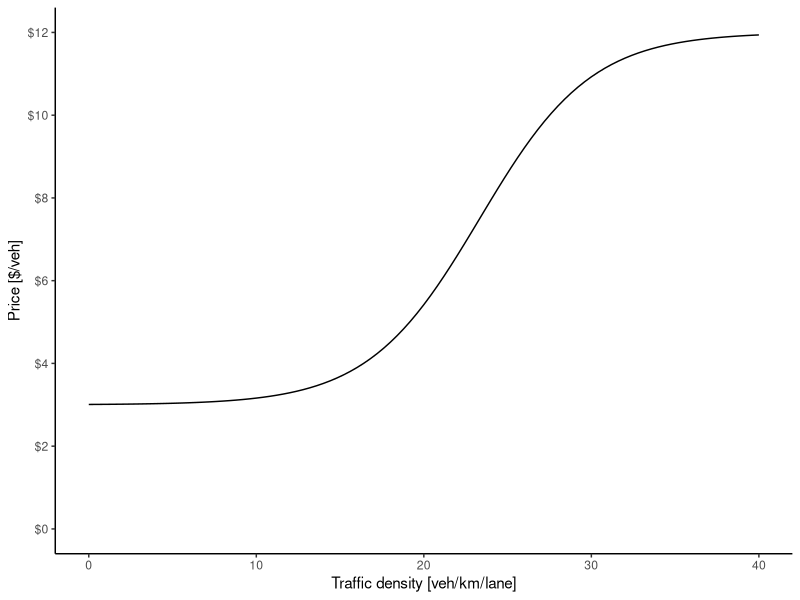
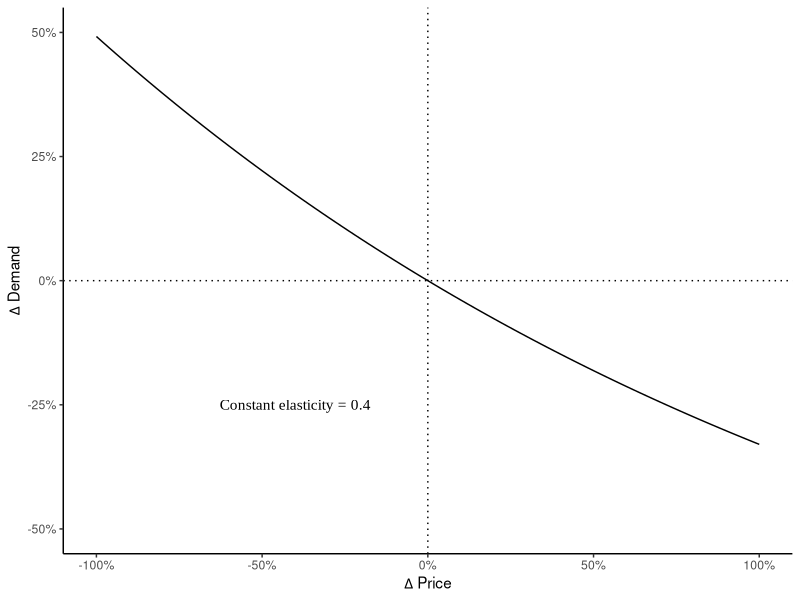
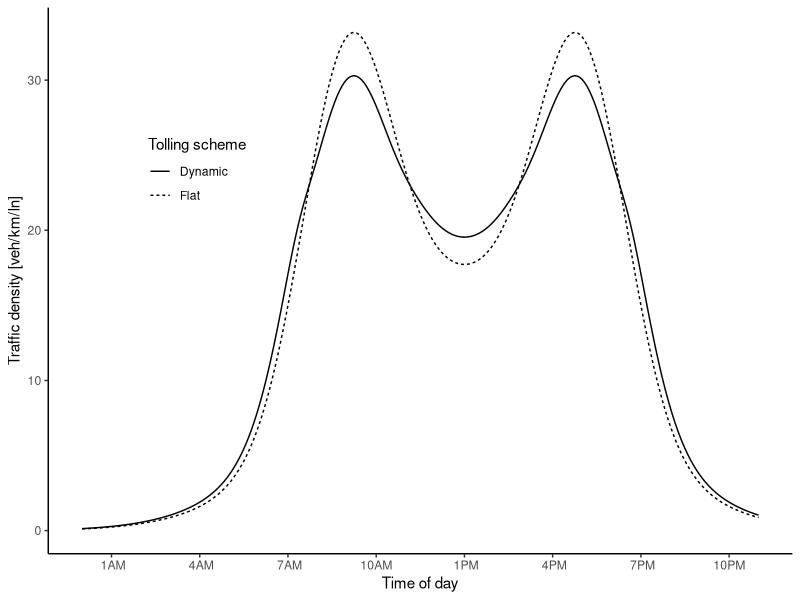
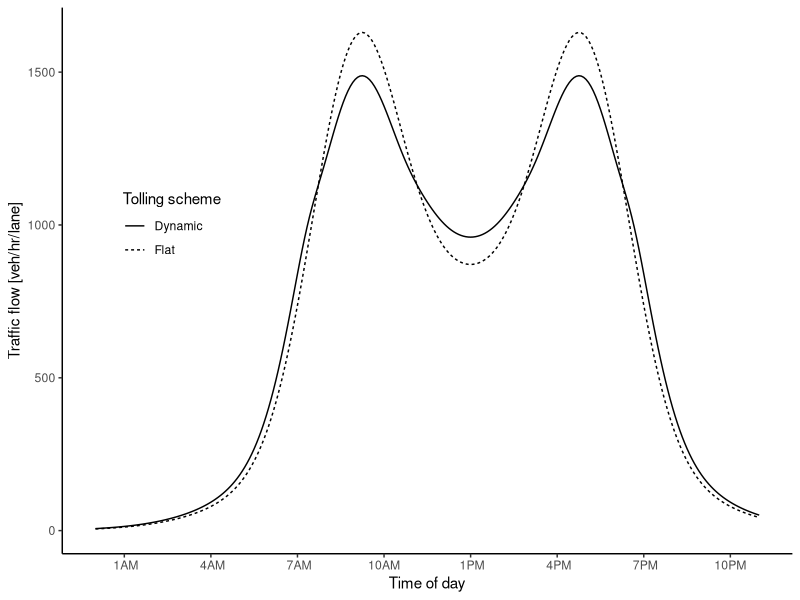
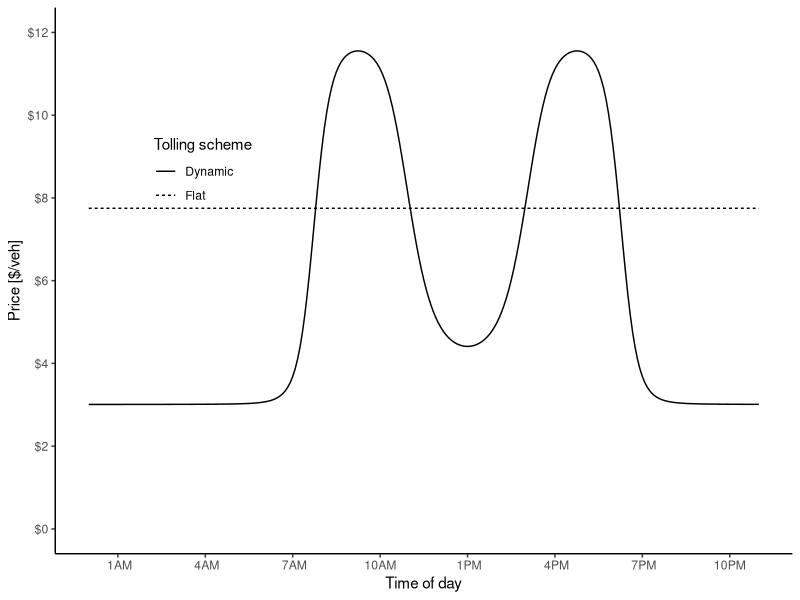
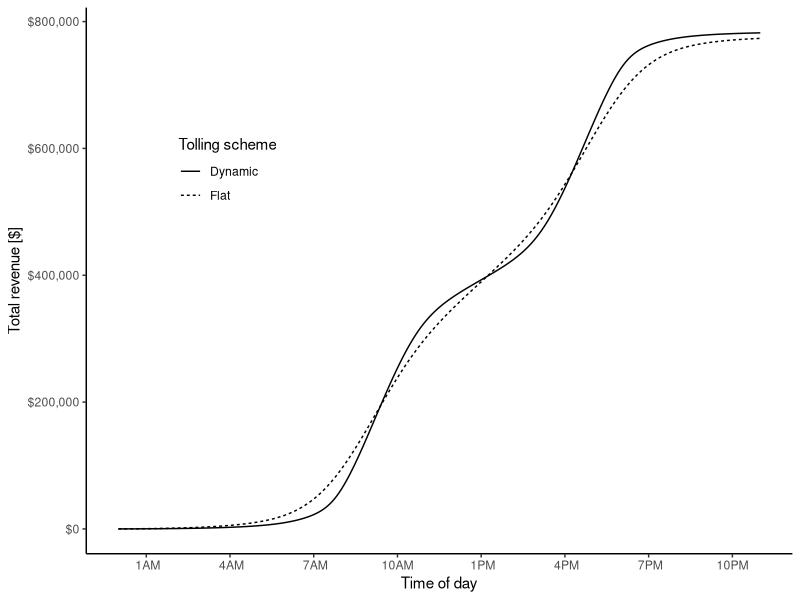
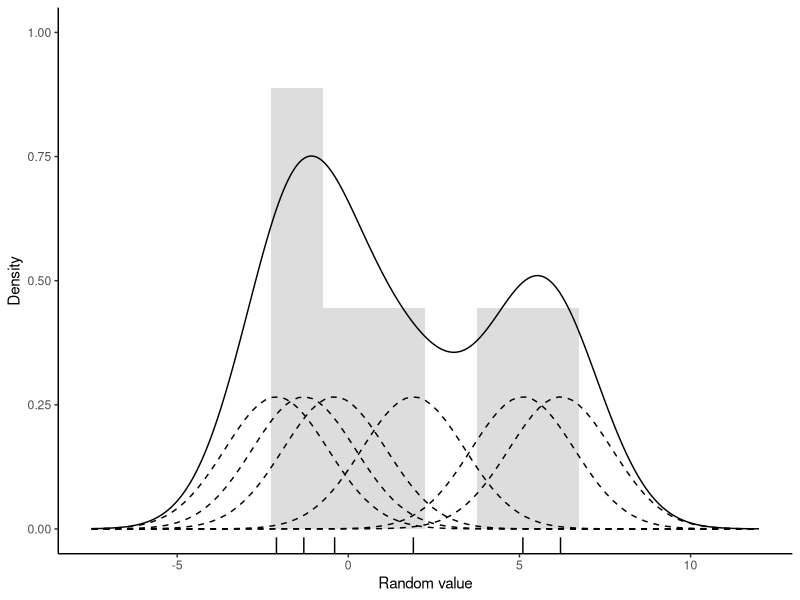

The R source for these figures, in order:

library(data.table)
library(ggplot2)
library(scales)
# library(extrafont)

#Functions 
fun.price <- function(k, pmin, pmax, a, b)  pmin + (pmax-pmin)/(1 + exp(a-b*k))
fun.demanddist <- function(scale, t,sd) scale*(dnorm(t,mean=9,sd) + dnorm(t,mean=17,sd) + dnorm(t,mean=12,sd=4) + dnorm(t,mean=14,sd=4))
fun.elasticdemand <- function(k,p1,p2,E) k+k*(exp(-E*(p2-p1)/(p2+p1))-1)

E = 0.4
trips = 100000
inc = 5/60
t = seq(0,24,by=inc)
a = 7
b = 0.3
pmin = 3
pmax = 12

#Paramters
# dat = data.table(t=t, k1 = fun.demanddist(t,1.25), price1 = 7.75)
# 
# dat[ , k2 := fun.demanddist(t,2)]
# dat[ , c("q1","q2") := lapply(.SD, function(x) trips*x/sum(x)/inc/6), .SDcols = c("k1","k2")]
# dat[ , c("n1","n2") := lapply(.SD, function(x) trips*x/sum(x)), .SDcols = c("k1","k2")]
# dat[ , c("k1","k2") := lapply(.SD, function(x) 75*x), .SDcols = c("k1","k2")]
# dat[ , price2 := fun.price(k1, pmin, pmax, a, b)]
# 

dat = data.table(t=t, k1 = fun.demanddist(85,t,1.5), price1 = 7.75)
#dat[ , k2 := fun.demanddist(t,2)]
dat[ , "q1" := trips*k1/sum(k1)/inc/6 ]
dat[ , "n1" := trips*k1/sum(k1) ]
dat[ , price2 := fun.price(k1, pmin, pmax, a, b)]

dat[ , k2 := fun.elasticdemand(k1,price1,price2,E)]
dat[ , k2 := sum(k1)*k2/sum(k2)]
dat[ , "q2" := trips*k2/sum(k2)/inc/6 ]
dat[ , "n2" := trips*k2/sum(k2) ]


#Revenue
dat[ , rev1 := cumsum(n1*price1)]
dat[ , rev2 := cumsum(n2*price2)]

#Time
dat[ , time := as.POSIXct('2000-01-01 00:00:00 EST', tz='EST') + (3600*t)]

#Check sum
dat[ , lapply(.SD, sum),.SDcols = c("k1","k2")]
dat[ , lapply(.SD, sum),.SDcols = c("q1","q2")]
dat[ , lapply(.SD, sum),.SDcols = c("n1","n2")]


#Ploting
plot.price <- ggplot(data.frame(x = c(0, 40)), aes(x)) + 
  stat_function(fun = fun.price, args = list(pmin, pmax, a, b)) +
  scale_y_continuous("Price [$/veh]", labels = scales::dollar, breaks = seq(0,15,by=2), limits = c(0,pmax)) +
  scale_x_continuous("Traffic density [veh/km/lane]") +
  theme_classic()
# theme(text=element_text(family="Times New Roman"))
plot.price

plot.elasticity <- ggplot(data.frame(x = c(0, 1)), aes(x)) + 
  stat_function(fun = function(x) exp(-E*x)-1) +
  geom_vline(xintercept = 0, linetype="dotted") +
  geom_hline(yintercept = 0, linetype="dotted") +
  annotate("text", x=-0.4, y=-.25, label = paste("Constant elasticity =",E), family = "Times New Roman") +
  scale_x_continuous(expression(Delta~"Price"), labels = scales::percent, limits = c(-1,1)) +
  scale_y_continuous(expression(Delta~"Demand"), labels = scales::percent, limits = c(-0.5,0.5)) +
  theme_classic()
# theme(text=element_text(family="Times New Roman"))
plot.elasticity


plot.demanddensity <- ggplot(dat) + 
  geom_line(aes(x=time,y=k1, linetype="Flat")) + 
  geom_line(aes(x=time,y=k2, linetype="Dynamic")) + 
  scale_y_continuous("Traffic density [veh/km/ln]") +
  scale_linetype("Tolling scheme") +
  scale_x_datetime("Time of day", labels = date_format("%l%p", tz='EST'), date_breaks = "3 hour",
                   limits = c(as.POSIXct('2000-01-01 00:00:00 EST', tz='EST'),as.POSIXct('2000-01-01 23:00:00 EST', tz='EST'))) +
  theme_classic() +
  theme(legend.position = c(0.2,0.7), 
        legend.background = element_blank())
        #text=element_text(family="Times New Roman"))
plot.demanddensity


plot.demandflow <- ggplot(dat) + 
  geom_line(aes(x=time,y=q1, linetype="Flat")) + 
  geom_line(aes(x=time,y=q2, linetype="Dynamic")) + 
  scale_y_continuous("Traffic flow [veh/hr/lane]") +
  scale_linetype("Tolling scheme") +
  scale_x_datetime("Time of day", labels = date_format("%l%p", tz='EST'), date_breaks = "3 hour",
                   limits = c(as.POSIXct('2000-01-01 00:00:00 EST', tz='EST'),as.POSIXct('2000-01-01 23:00:00 EST', tz='EST'))) +
  theme_classic() +
  theme(legend.position = c(0.15,0.6))
        #text=element_text(family="Times New Roman"))
plot.demandflow


plot.toll <- ggplot(dat) +  
  geom_line(aes(x=time,y=price1, linetype="Flat")) + 
  geom_line(aes(x=time,y=price2, linetype="Dynamic")) + 
  scale_y_continuous("Price [$/veh]", labels = scales::dollar, breaks = seq(0,15,by=2), limits = c(0,pmax)) +
  scale_linetype("Tolling scheme") +
  scale_x_datetime("Time of day", labels = date_format("%l%p", tz='EST'), date_breaks = "3 hour",
                   limits = c(as.POSIXct('2000-01-01 00:00:00 EST', tz='EST'),as.POSIXct('2000-01-01 23:00:00 EST', tz='EST'))) +
  theme_classic() +
  theme(legend.position = c(0.2,0.7),
        legend.background = element_blank())
        #text=element_text(family="Times New Roman"))
plot.toll


plot.revenue <- ggplot(dat) + 
  geom_line(aes(x=time,y=rev1, linetype="Flat")) +
  geom_line(aes(x=time,y=rev2, linetype="Dynamic")) +
  scale_y_continuous("Total revenue [$]", labels = scales::dollar) +
  scale_linetype("Tolling scheme") +
  scale_x_datetime("Time of day", labels = date_format("%l%p", tz='EST'), date_breaks = "3 hour",
                   limits = c(as.POSIXct('2000-01-01 00:00:00 EST', tz='EST'),as.POSIXct('2000-01-01 23:00:00 EST', tz='EST'))) +
  theme_classic() +
  theme(legend.position = c(0.2,0.7),
        legend.background = element_blank())
        #text=element_text(family="Times New Roman"))
plot.revenue


#rand = data.table(rand = c(rlnorm(50, sd=0.5), rnorm(50, mean=3, sd=0.5)))
#rand = data.table(rand = rlnorm(5))
rand = data.table(rand = c(-2.1,-1.3,-0.4,1.9,5.1,6.2))
d = density(rand$rand, kernel = 'gaussian', bw=sqrt(2.25))

plot.kernel <- ggplot(rand, aes(rand)) +
  geom_rug() +
  geom_histogram(aes(y=4*..density..), binwidth=d$bw, alpha=0.2) +
  geom_density(aes(y=..count..), bw=d$bw) +
  scale_y_continuous("Density", limits = c(0, 1)) +
  scale_x_continuous("Random value", limits = c(-7.5,12)) +
  theme_classic() 
  #theme(text=element_text(family="Times New Roman"))
for(x in rand$rand) plot.kernel <- plot.kernel + stat_function(fun = dnorm, args = list(mean = x, sd = d$bw), linetype=2)
plot.kernel

# ggsave("../figures/toyprice.pdf", plot.price, device = cairo_pdf, width=4.25, height=2, units = "in")
# ggsave("../figures/toyelasticity.pdf", plot.elasticity, device = cairo_pdf, width=4.25, height=2, units = "in")
# ggsave("../figures/toydemand.pdf", plot.demanddensity, device = cairo_pdf, width=4.25, height=2, units = "in")
# ggsave("../figures/toytoll.pdf", plot.toll, device = cairo_pdf, width=4.25, height=2, units = "in")
# ggsave("../figures/toyrevenue.pdf", plot.revenue, device = cairo_pdf, width=4.25, height=2, units = "in")
# ggsave("../figures/KDE.pdf", plot.kernel, device = cairo_pdf, width=4.25, height=2, units = "in")
